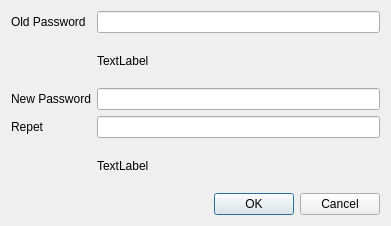
<?xml version="1.0" encoding="UTF-8"?>
<ui version="4.0">
 <class>Dialog</class>
 <widget class="QDialog" name="Dialog">
  <property name="geometry">
   <rect>
    <x>0</x>
    <y>0</y>
    <width>391</width>
    <height>226</height>
   </rect>
  </property>
  <property name="windowTitle">
   <string>Dialog</string>
  </property>
  <layout class="QGridLayout" name="gridLayout">
   <item row="4" column="1">
    <widget class="QLabel" name="label_6">
     <property name="text">
      <string>TextLabel</string>
     </property>
    </widget>
   </item>
   <item row="0" column="1">
    <widget class="QLineEdit" name="lineEdit">
     <property name="echoMode">
      <enum>QLineEdit::Password</enum>
     </property>
    </widget>
   </item>
   <item row="3" column="0">
    <widget class="QLabel" name="label_3">
     <property name="text">
      <string>Repet</string>
     </property>
    </widget>
   </item>
   <item row="3" column="1">
    <widget class="QLineEdit" name="lineEdit_3">
     <property name="echoMode">
      <enum>QLineEdit::Password</enum>
     </property>
    </widget>
   </item>
   <item row="2" column="1">
    <widget class="QLineEdit" name="lineEdit_2">
     <property name="echoMode">
      <enum>QLineEdit::Password</enum>
     </property>
    </widget>
   </item>
   <item row="0" column="0">
    <widget class="QLabel" name="label">
     <property name="text">
      <string>Old Password</string>
     </property>
    </widget>
   </item>
   <item row="1" column="1">
    <widget class="QLabel" name="label_4">
     <property name="text">
      <string>TextLabel</string>
     </property>
    </widget>
   </item>
   <item row="5" column="1">
    <widget class="QDialogButtonBox" name="buttonBox">
     <property name="orientation">
      <enum>Qt::Horizontal</enum>
     </property>
     <property name="standardButtons">
      <set>QDialogButtonBox::Cancel|QDialogButtonBox::Ok</set>
     </property>
    </widget>
   </item>
   <item row="2" column="0">
    <widget class="QLabel" name="label_2">
     <property name="text">
      <string>New Password</string>
     </property>
    </widget>
   </item>
  </layout>
 </widget>
 <resources/>
 <connections>
  <connection>
   <sender>buttonBox</sender>
   <signal>accepted()</signal>
   <receiver>Dialog</receiver>
   <slot>accept()</slot>
   <hints>
    <hint type="sourcelabel">
     <x>248</x>
     <y>254</y>
    </hint>
    <hint type="destinationlabel">
     <x>157</x>
     <y>274</y>
    </hint>
   </hints>
  </connection>
  <connection>
   <sender>buttonBox</sender>
   <signal>rejected()</signal>
   <receiver>Dialog</receiver>
   <slot>reject()</slot>
   <hints>
    <hint type="sourcelabel">
     <x>316</x>
     <y>260</y>
    </hint>
    <hint type="destinationlabel">
     <x>286</x>
     <y>274</y>
    </hint>
   </hints>
  </connection>
 </connections>
</ui>
